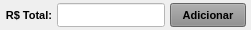
              <widget class="QWidget" name="widget_31" native="true">
               <property name="minimumSize">
                <size>
                 <width>0</width>
                 <height>0</height>
                </size>
               </property>
               <property name="maximumSize">
                <size>
                 <width>16777215</width>
                 <height>30</height>
                </size>
               </property>
               <property name="font">
                <font>
                 <pointsize>8</pointsize>
                </font>
               </property>
               <property name="styleSheet">
                <string notr="true"/>
               </property>
               <layout class="QHBoxLayout" name="horizontalLayout_29">
                <property name="spacing">
                 <number>5</number>
                </property>
                <property name="leftMargin">
                 <number>5</number>
                </property>
                <property name="topMargin">
                 <number>3</number>
                </property>
                <property name="rightMargin">
                 <number>5</number>
                </property>
                <property name="bottomMargin">
                 <number>3</number>
                </property>
                <item>
                 <widget class="QLabel" name="label_66">
                  <property name="minimumSize">
                   <size>
                    <width>0</width>
                    <height>0</height>
                   </size>
                  </property>
                  <property name="maximumSize">
                   <size>
                    <width>70</width>
                    <height>16777215</height>
                   </size>
                  </property>
                  <property name="font">
                   <font>
                    <pointsize>8</pointsize>
                    <weight>75</weight>
                    <bold>true</bold>
                   </font>
                  </property>
                  <property name="text">
                   <string>R$ Total:</string>
                  </property>
                  <property name="alignment">
                   <set>Qt::AlignRight|Qt::AlignTrailing|Qt::AlignVCenter</set>
                  </property>
                 </widget>
                </item>
                <item>
                 <widget class="QLineEdit" name="line_ValorTotal">
                  <property name="sizePolicy">
                   <sizepolicy hsizetype="Preferred" vsizetype="Preferred">
                    <horstretch>0</horstretch>
                    <verstretch>0</verstretch>
                   </sizepolicy>
                  </property>
                  <property name="minimumSize">
                   <size>
                    <width>0</width>
                    <height>0</height>
                   </size>
                  </property>
                  <property name="maximumSize">
                   <size>
                    <width>16777215</width>
                    <height>16777215</height>
                   </size>
                  </property>
                  <property name="font">
                   <font>
                    <pointsize>8</pointsize>
                   </font>
                  </property>
                  <property name="styleSheet">
                   <string notr="true">background-color: rgb(255, 255, 255);</string>
                  </property>
                  <property name="alignment">
                   <set>Qt::AlignCenter</set>
                  </property>
                 </widget>
                </item>
                <item>
                 <widget class="QPushButton" name="btn_AdicionarProd">
                  <property name="sizePolicy">
                   <sizepolicy hsizetype="Preferred" vsizetype="Preferred">
                    <horstretch>0</horstretch>
                    <verstretch>0</verstretch>
                   </sizepolicy>
                  </property>
                  <property name="minimumSize">
                   <size>
                    <width>0</width>
                    <height>0</height>
                   </size>
                  </property>
                  <property name="maximumSize">
                   <size>
                    <width>76</width>
                    <height>16777215</height>
                   </size>
                  </property>
                  <property name="font">
                   <font>
                    <pointsize>8</pointsize>
                    <weight>75</weight>
                    <bold>true</bold>
                   </font>
                  </property>
                  <property name="cursor">
                   <cursorShape>PointingHandCursor</cursorShape>
                  </property>
                  <property name="layoutDirection">
                   <enum>Qt::LeftToRight</enum>
                  </property>
                  <property name="autoFillBackground">
                   <bool>false</bool>
                  </property>
                  <property name="styleSheet">
                   <string notr="true">background-color: rgb(141, 141, 141);</string>
                  </property>
                  <property name="text">
                   <string>Adicionar</string>
                  </property>
                  <property name="checkable">
                   <bool>false</bool>
                  </property>
                  <property name="autoDefault">
                   <bool>false</bool>
                  </property>
                  <property name="default">
                   <bool>false</bool>
                  </property>
                  <property name="flat">
                   <bool>false</bool>
                  </property>
                 </widget>
                </item>
               </layout>
              </widget>
